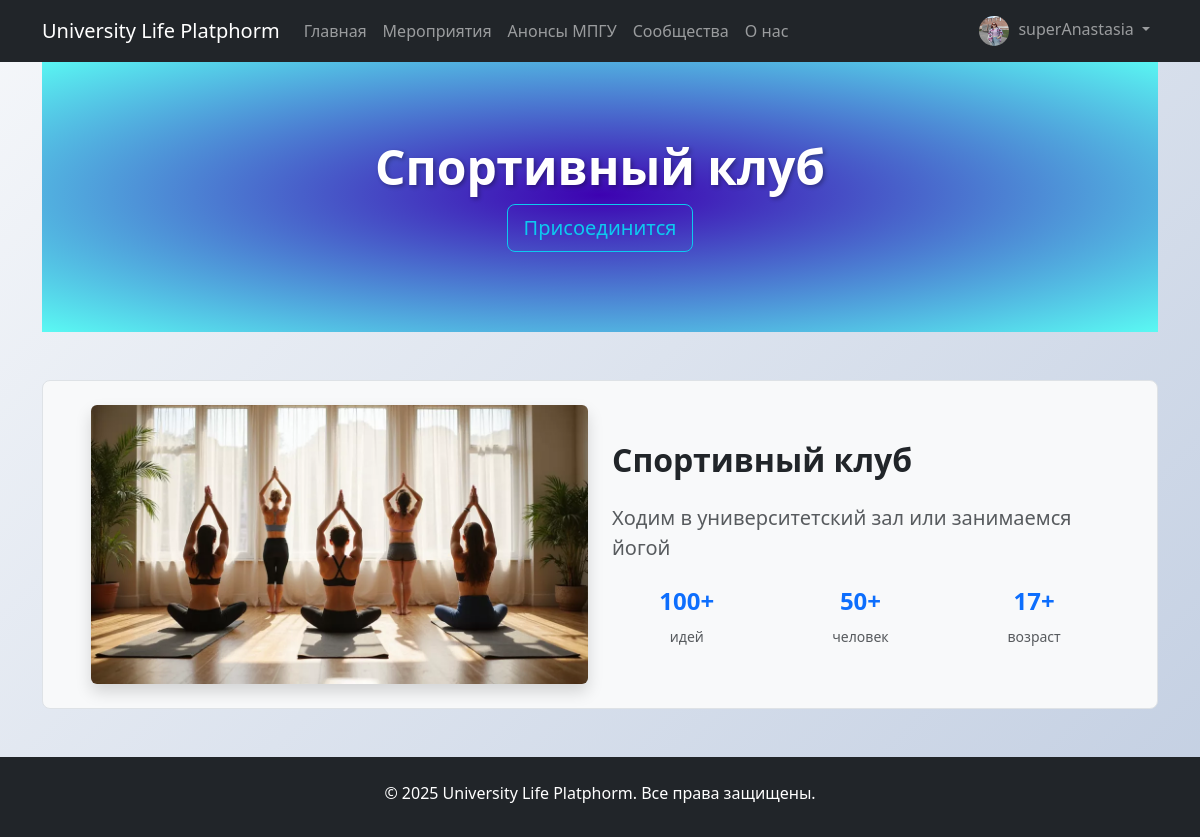
Page /communities/5/ (signed in) on the committed database.
### myproject/myplatform/models.py (models this page shows, shortened)
class User(AbstractUser):
    class Role(models.TextChoices):
        ADMIN = "ADMIN", 'Admin'
        STUDENT = "STUDENT", 'Student'
        ORGANIZER = "ORGANIZER", 'Organizer'
    role = models.CharField(max_length=50, choices=Role.choices, default=Role.ADMIN)
    name = models.CharField(max_length=100,verbose_name="Имя",default='',blank=True)
    last_name_student = models.CharField(max_length=100,verbose_name="Фамилия",default="",blank=True)
    middle_name_student = models.CharField(max_length=100,verbose_name="Отчество",default="",blank=True)
    birth_date = models.DateField(
        verbose_name="Дата рождения",
        blank=True,
        null=True,
        help_text="Формат: ГГГГ-ММ-ДД"
    )
    about_text = models.TextField(verbose_name="О себе",default="",blank=True)
    img = models.ImageField(verbose_name='Фото профиля',upload_to='image/user_image',blank=True,null=True)
    faculty = TreeForeignKey('myplatform.Faculty', on_delete=models.CASCADE, null=True, blank=True)

class Community(models.Model):
    class Status(models.TextChoices):
        ISACTIVE = "ISACTIVE",'isactive'
        ISNOTACTIVE = "ISNOTACTIVE", 'isnotactive'
        WAIT = "WAIT", 'wait'
    name = models.CharField(max_length=200,verbose_name="Название сообщества")
    description = models.TextField(verbose_name="Описание")
    organizator = models.ForeignKey(
        User,
        on_delete = models.CASCADE,
        related_name='communities',
        verbose_name='Организатор',
        limit_choices_to={'role': User.Role.ORGANIZER}
    )
    participants = models.ManyToManyField(
        User,
        related_name='communities_joined',
        blank=True,
        verbose_name="Участники"
    )
    img = models.ImageField(verbose_name='Фото сообщества',upload_to='image/communities',blank=True,null=True)
    status = models.CharField(max_length=50,choices=Status.choices,default=Status.ISNOTACTIVE,verbose_name='Статус')
    created_at = models.DateTimeField(auto_now_add=True)
    updated_at = models.DateTimeField(auto_now=True)

### myproject/myplatform/views.py (the view)
# urls.py: path('communities/<int:community_id>/', views.community_detail, name='community_detail'),
def community_detail(request,community_id):
    com_det = get_object_or_404(Community,pk = community_id)
    return render(request,'community_detail.html', {'com_det': com_det})

### myproject/myplatform/templates/community_detail.html (shortened to what this page needs)
{% extends 'base.html' %}
{% block content %}
    {% if com_det.status == 'ISACTIVE' %}
    <div class="container">
        <div class="gradient-hero">
            <div class="row justify-content-center text-center">
                <div class="col-md-8">
                    <h1>
                        {{com_det.name}}
                    </h1>
                    <form method="post" action="{% url 'join_community' com_det.id %}">
                        <button class="btn btn-outline-info btn-lg ">
                            Присоединится</button>
                    </form>
                </div>
            </div>
        </div>
        <section class="bg-light px-5 py-4 my-5 border rounded-3">
            <div class="row align-items-center">
                <div class="col-md-6">
                    {% if com_det.img %}
                        <img src="{{com_det.img.url}}" class="img-fluid rounded shadow" alt="{{ com_det.name }}">
                    {% else %}
                        <img src="/media/communities_img.jpg" class="card-img-top" alt="{{ com_det.name }}" style="height: 200px; object-fit: cover;">
                    {% endif %}
                </div>
                <div class="col-md-6">
                    <h2 class="fw-bold mb-4">{{com_det.name}}</h2>
                    <p class="lead text-muted mb-4">{{com_det.description}}</p>
                    <div class="row text-center">
                        <div class="col-4">
                            <h4 class="fw-bold text-primary">100+</h4>
                            <small class="text-muted">идей</small>
                        </div>
                        <div class="col-4">
                            <h4 class="fw-bold text-primary">50+</h4>
                            <small class="text-muted">человек</small>
                        </div>
                        <div class="col-4">
                            <h4 class="fw-bold text-primary">17+</h4>
                            <small class="text-muted">возраст</small>
                        </div>
                    </div>
                </div>
            </div>
        </div>
    {% endif %}
{% endblock content%}

### myproject/myplatform/templates/base.html (shortened to what this page needs)
{% load static %}
<!DOCTYPE html>
<html>
    <head>
        <link rel="stylesheet" href="{% static 'css/styles.css' %}">
        <link href="https://cdn.jsdelivr.net/npm/bootstrap@5.3.0/dist/css/bootstrap.min.css" rel="stylesheet">
    </head>
    <body>
        <header>
            <nav class="navbar navbar-expand-lg navbar-dark bg-dark">
                <div class="container">
                    <a class="navbar-brand" href="{% url 'index' %}">
                        University Life Platphorm
                    </a>
                    <div class="collapse navbar-collapse" id="navbarNav">
                        <ul class="navbar-nav me-auto">
                            <li class="nav-item">
                                <a class="nav-link" href="{% url 'index' %}">Главная</a>
                            </li>
                            <li class="nav-item">
                                <a class="nav-link" href="{% url 'events' %}">Мероприятия</a>
                            </li>
                            <li class="nav-item">
                                <a class="nav-link" href="{% url 'parsed_event_list' %}">Анонсы МПГУ</a>
                            </li>
                            <li class="nav-item">
                                <a class="nav-link" href="{% url 'communities' %}">Сообщества</a>
                            </li>
                             <li class="nav-item">
                                <a class="nav-link" href="{% url 'aboutus' %}">О нас</a>
                             </li>
                        </ul>
                        <ul class="navbar-nav">
                            {% if user.is_authenticated %}
                            <li class="nav-item dropdown">
                                <a class="nav-link dropdown-toggle" href="#" id="userDropdown" role="button" data-bs-toggle="dropdown">
                                    {% if user.img %}
                                    <img src="{{user.img.url}}" alt="{{user.username}}" style="width: 30px; height: 30px; border-radius: 50%; margin-right: 5px;">
                                    {% endif %}
                                    {{ user.username }}
                                </a>
                            </li>
                            {% endif %}
                        </ul>
                    </div>
                </div>
            </nav>
        </header>
        <main class="mt-3">
            {% block content %}{% endblock content %}
        </main>
        <footer class="footer mt-auto py-3 bg-dark" style="color: #fff;">
            <div class="container text-center">
                <p class="mt-2">
                    © 2025 University Life Platphorm. Все права защищены.
                </p>
            </div>
        </footer>
    </body>
</html>

### myproject/static/css/styles.css (style rules this page uses)
.gradient-hero { background: radial-gradient(#3d02b1, #5af9f3); color: #fff; padding: 5rem 0; margin-top: -20px; }
.gradient-hero h1 { font-size: 3rem; font-weight: bold; text-shadow: 2px 2px 4px rgba(0, 0, 0, 0.3); }
body { background: linear-gradient(135deg, #f5f7fa 0%, #c3cfe2 100%); min-height: 100vh; }

### rows in the picture
User: img (picture), username "superAnastasia"
Community: name "Спортивный клуб", img (picture), description "Ходим в университетский зал или занимаемся йогой"
